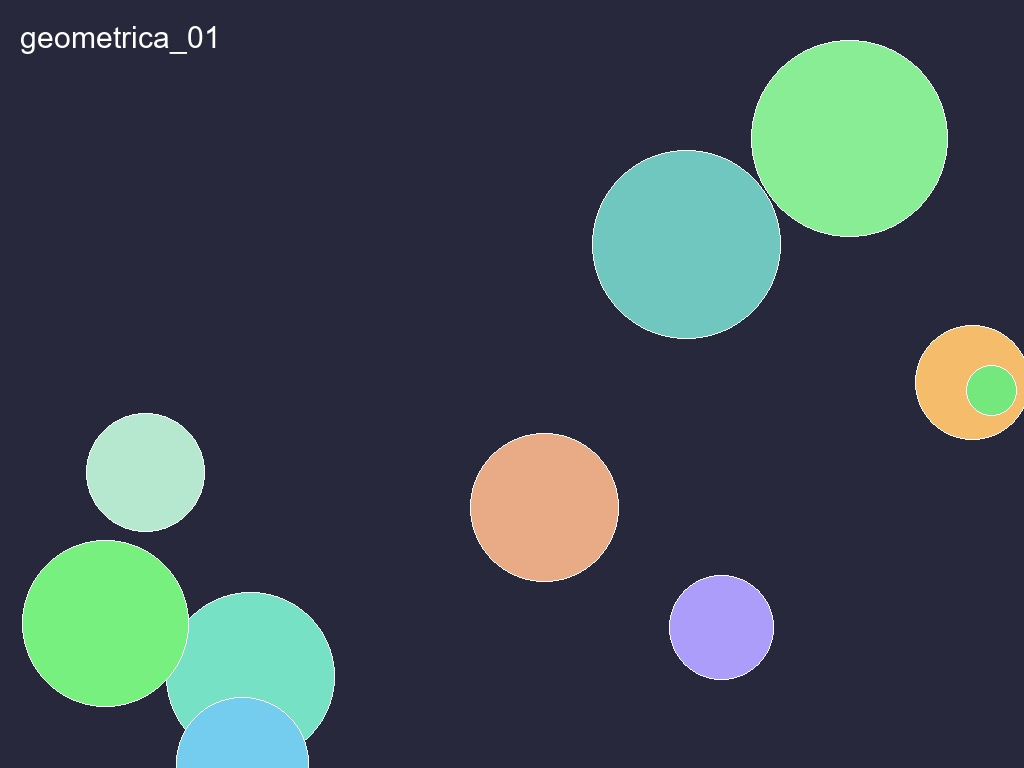
#> input picture Programación de servicios y procesos/001-Programación multiproceso/101-Actividad Final EVAL/input_images/geometrica_01.jpg, 1024 x 768 px; its folder holds 4 pictures in this run; the run also reads 2 pictures not shown here
$ python procesador.py
#> lines starting #> are read from the running program, lines starting #| are printed output that depends on the picture
### Programación de servicios y procesos/001-Programación multiproceso/101-Actividad Final EVAL/backend/filtros.py
"""
Módulo de filtros para procesamiento de imágenes
Implementa diversos filtros aplicables a imágenes usando PIL/Pillow
"""

from PIL import Image, ImageFilter, ImageEnhance
import os

class FiltrosImagen:
    """
    Clase que contiene todos los filtros disponibles para aplicar a las imágenes
    Cada método es un filtro diferente que puede ser aplicado de forma paralela
    """

    @staticmethod
    def invertir_colores(imagen):
        """
        Invierte los colores de la imagen (negativo)

        Args:
            imagen: Objeto PIL Image

        Returns:
            Imagen con colores invertidos
        """
        pixels = imagen.load()
        width, height = imagen.size

        for x in range(width):
            for y in range(height):
                pixel = imagen.getpixel((x, y))
                if isinstance(pixel, tuple) and len(pixel) >= 3:
                    pixels[x, y] = (255 - pixel[0], 255 - pixel[1], 255 - pixel[2])

        return imagen

    @staticmethod
    def escala_grises(imagen):
        """
        Convierte la imagen a escala de grises

        Args:
            imagen: Objeto PIL Image

        Returns:
            Imagen en escala de grises
        """
        return imagen.convert('L').convert('RGB')

    @staticmethod
    def blur(imagen, radio=5):
        """
        Aplica efecto de desenfoque (blur) a la imagen

        Args:
            imagen: Objeto PIL Image
            radio: Intensidad del blur (default: 5)

        Returns:
            Imagen con efecto blur
        """
        return imagen.filter(ImageFilter.GaussianBlur(radius=radio))

    # [44 lines left out: functions nitidez, brillo, contraste, not called in this run]

    @staticmethod
    def sepia(imagen):
        """
        Aplica un filtro sepia vintage a la imagen

        Args:
            imagen: Objeto PIL Image

        Returns:
            Imagen con efecto sepia
        """
        pixels = imagen.load()
        width, height = imagen.size

        for x in range(width):
            for y in range(height):
                pixel = imagen.getpixel((x, y))
                if isinstance(pixel, tuple) and len(pixel) >= 3:
                    r, g, b = pixel[0], pixel[1], pixel[2]

                    # Fórmula sepia
                    tr = int(0.393 * r + 0.769 * g + 0.189 * b)
                    tg = int(0.349 * r + 0.686 * g + 0.168 * b)
                    tb = int(0.272 * r + 0.534 * g + 0.131 * b)

                    # Asegurar que los valores estén en el rango 0-255
                    pixels[x, y] = (min(255, tr), min(255, tg), min(255, tb))

        return imagen

    # [100 lines left out: functions detectar_bordes, relieve, posterizar, redimensionar, marca_agua, not called in this run]

    @staticmethod
    def obtener_filtros_disponibles():
        """
        Retorna un diccionario con todos los filtros disponibles

        Returns:
            Dict con nombre del filtro y su función
        """
        return {
            'invertir': FiltrosImagen.invertir_colores,
            'grises': FiltrosImagen.escala_grises,
            'blur': FiltrosImagen.blur,
            'nitidez': FiltrosImagen.nitidez,
            'brillo': FiltrosImagen.brillo,
            'contraste': FiltrosImagen.contraste,
            'sepia': FiltrosImagen.sepia,
            'bordes': FiltrosImagen.detectar_bordes,
            'relieve': FiltrosImagen.relieve,
            'posterizar': FiltrosImagen.posterizar,
            'redimensionar': FiltrosImagen.redimensionar,
            'marca_agua': FiltrosImagen.marca_agua
        }


def aplicar_filtro(ruta_entrada, ruta_salida, nombre_filtro, parametros=None):
    """
    Aplica un filtro específico a una imagen
    Función independiente para ser usada en procesamiento paralelo

    Args:
        ruta_entrada: Ruta de la imagen de entrada
        ruta_salida: Ruta donde guardar la imagen procesada
        nombre_filtro: Nombre del filtro a aplicar
        parametros: Parámetros adicionales para el filtro (opcional)

    Returns:
        True si se procesó correctamente, False en caso contrario
    """
    try:
        # Cargar imagen
        imagen = Image.open(ruta_entrada)

        # Obtener el filtro
        filtros = FiltrosImagen.obtener_filtros_disponibles()

        if nombre_filtro not in filtros:
            print(f"Filtro '{nombre_filtro}' no encontrado")
            return False

        filtro = filtros[nombre_filtro]

        # Aplicar filtro
        if parametros:
            imagen_procesada = filtro(imagen.copy(), **parametros)
        else:
            imagen_procesada = filtro(imagen.copy())

        # Guardar resultado
        imagen_procesada.save(ruta_salida)

        return True

    except Exception as e:
        print(f"Error al procesar {ruta_entrada}: {str(e)}")
        return False

### Programación de servicios y procesos/001-Programación multiproceso/101-Actividad Final EVAL/backend/procesador.py
"""
Procesador de imágenes multinúcleo
Distribuye el procesamiento de múltiples imágenes entre los núcleos disponibles
usando threading y multiprocessing
"""

import os
import time
import threading
import multiprocessing
from pathlib import Path
from concurrent.futures import ThreadPoolExecutor, ProcessPoolExecutor, as_completed
from filtros import aplicar_filtro, FiltrosImagen


class ProcesadorImagenes:
    """
    Clase principal para procesar múltiples imágenes en paralelo
    Utiliza threading y multiprocessing para maximizar el uso de CPU
    """

    def __init__(self, callback_progreso=None):
        """
        Inicializa el procesador

        Args:
            callback_progreso: Función callback para reportar progreso (opcional)
        """
        self.num_nucleos = multiprocessing.cpu_count()
        self.callback_progreso = callback_progreso
        self.lock = threading.Lock()
        self.imagenes_procesadas = 0
        self.total_imagenes = 0
        self.tiempo_inicio = 0
        self.estadisticas = {
            'exitosas': 0,
            'fallidas': 0,
            'tiempo_total': 0,
            'nucleos_usados': self.num_nucleos
        }

    def _reportar_progreso(self, imagen, estado, mensaje=""):
        """
        Reporta el progreso del procesamiento

        Args:
            imagen: Nombre de la imagen procesada
            estado: Estado del procesamiento ('procesando', 'completado', 'error')
            mensaje: Mensaje adicional
        """
        with self.lock:
            if estado == 'completado':
                self.imagenes_procesadas += 1
                self.estadisticas['exitosas'] += 1
            elif estado == 'error':
                self.imagenes_procesadas += 1
                self.estadisticas['fallidas'] += 1

            porcentaje = (self.imagenes_procesadas / self.total_imagenes * 100) if self.total_imagenes > 0 else 0
            tiempo_transcurrido = time.time() - self.tiempo_inicio

            info = {
                'imagen': imagen,
                'estado': estado,
                'mensaje': mensaje,
                'procesadas': self.imagenes_procesadas,
                'total': self.total_imagenes,
                'porcentaje': round(porcentaje, 2),
                'tiempo_transcurrido': round(tiempo_transcurrido, 2),
                'nucleos': self.num_nucleos
            }

            if self.callback_progreso:
                self.callback_progreso(info)

    # [57 lines left out: function procesar_con_threads, not called in this run]

    def procesar_con_procesos(self, imagenes, filtro, directorio_salida, max_workers=None):
        """
        Procesa imágenes usando ProcessPoolExecutor
        Ideal para operaciones CPU bound (mejor rendimiento)

        Args:
            imagenes: Lista de rutas de imágenes a procesar
            filtro: Nombre del filtro a aplicar
            directorio_salida: Directorio donde guardar las imágenes procesadas
            max_workers: Número máximo de procesos (default: núcleos)

        Returns:
            Estadísticas del procesamiento
        """
#> called with filtro = 'blur', directorio_salida = '../output_images'
        if max_workers is None:
            max_workers = self.num_nucleos

        self.total_imagenes = len(imagenes)
        self.imagenes_procesadas = 0
        self.tiempo_inicio = time.time()

        print(f"\n🚀 Iniciando procesamiento con PROCESOS PARALELOS")
        print(f"📊 Núcleos disponibles: {self.num_nucleos}")
        print(f"🔧 Workers (procesos): {max_workers}")
        print(f"📁 Imágenes a procesar: {self.total_imagenes}")
        print(f"🎨 Filtro: {filtro}\n")

        # Crear directorio de salida si no existe
        Path(directorio_salida).mkdir(parents=True, exist_ok=True)

        # Preparar tareas
        tareas = []
        for ruta_imagen in imagenes:
            nombre_archivo = os.path.basename(ruta_imagen)
            nombre_sin_ext, ext = os.path.splitext(nombre_archivo)
            nombre_salida = f"{nombre_sin_ext}_{filtro}{ext}"
            ruta_salida = os.path.join(directorio_salida, nombre_salida)

            tareas.append((ruta_imagen, ruta_salida, filtro))

        with ProcessPoolExecutor(max_workers=max_workers) as executor:
            futuros = []

            for tarea in tareas:
                futuro = executor.submit(aplicar_filtro, *tarea)
                futuros.append((futuro, tarea[0]))
#> this loop made 4 passes
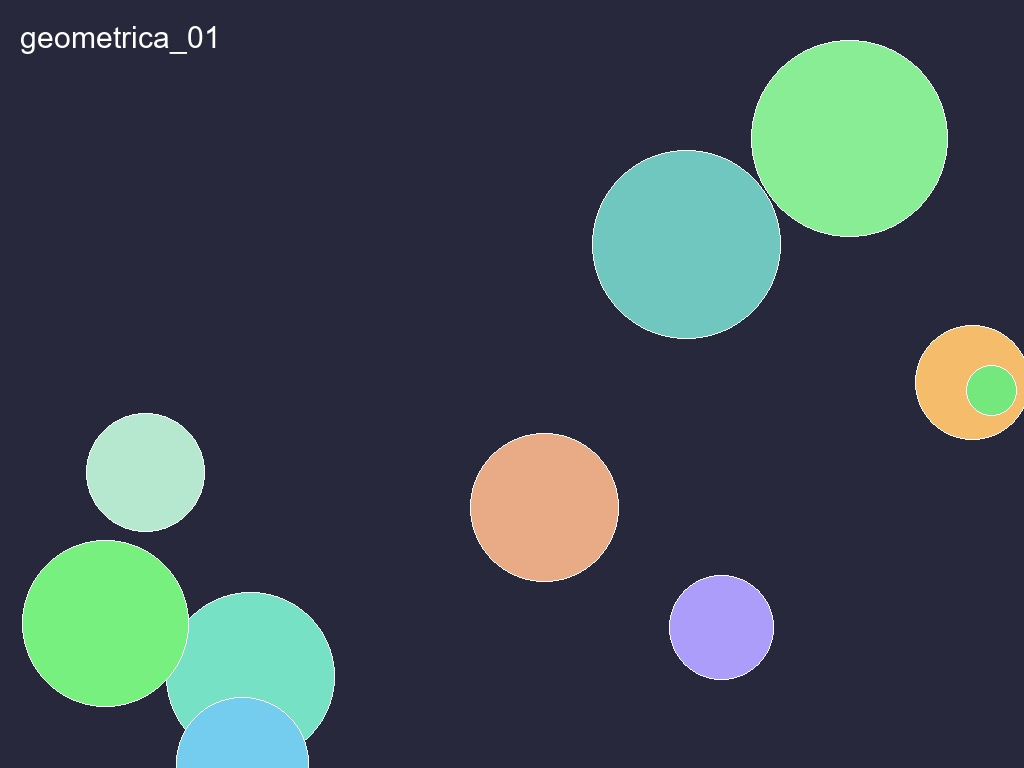
#> input picture Programación de servicios y procesos/001-Programación multiproceso/101-Actividad Final EVAL/input_images/geometrica_01.jpg, 1024 x 768 px
#> pass 1, in aplicar_filtro, `imagen_procesada = filtro(imagen.copy())`:
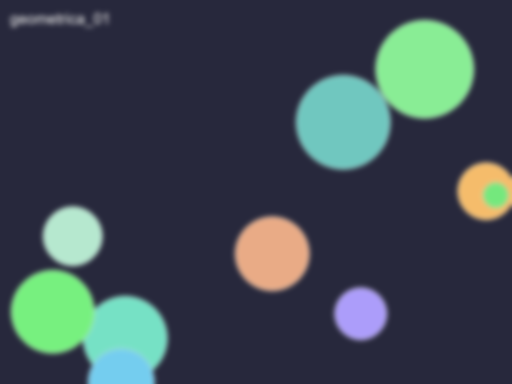
#> imagen_procesada: PIL image 1024x768 RGB (shown at 1/2 size); mean R, G, B 60.9, 73.7, 81.6
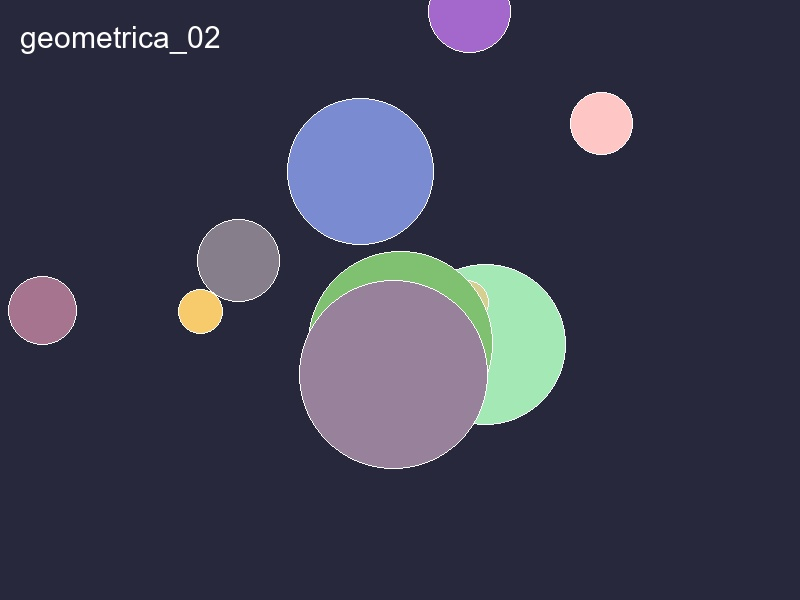
#> input picture Programación de servicios y procesos/001-Programación multiproceso/101-Actividad Final EVAL/input_images/geometrica_02.jpg, 800 x 600 px
#> pass 3, in aplicar_filtro (call 3), `imagen = Image.open(ruta_entrada)`:
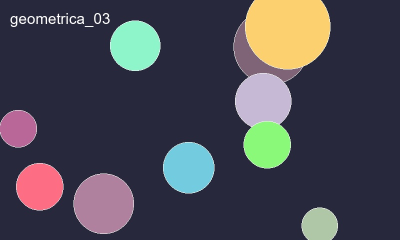
#> imagen: PIL image 800x480 RGB (shown at 1/2 size); mean R, G, B 72.9, 72.2, 82.3

            # Esperar y reportar progreso
            for futuro, ruta_imagen in futuros:
                nombre_archivo = os.path.basename(ruta_imagen)
                try:
                    resultado = futuro.result()
                    if resultado:
                        self._reportar_progreso(nombre_archivo, 'completado', 'Procesado exitosamente')
                    else:
                        self._reportar_progreso(nombre_archivo, 'error', 'Error al procesar')
                except Exception as e:
                    self._reportar_progreso(nombre_archivo, 'error', str(e))

        self.estadisticas['tiempo_total'] = time.time() - self.tiempo_inicio
        return self.estadisticas

    # [24 lines left out: function _procesar_imagen_individual, not called in this run]

    def procesar_batch(self, imagenes, filtros, directorio_salida, modo='procesos'):
        """
        Procesa un batch de imágenes aplicando múltiples filtros

        Args:
            imagenes: Lista de rutas de imágenes
            filtros: Lista de filtros a aplicar
            directorio_salida: Directorio de salida
            modo: 'threads' o 'procesos' (default: 'procesos')

        Returns:
            Lista de estadísticas para cada filtro
        """
#> called with directorio_salida = '../output_images', modo = 'procesos'
        resultados = []

        for filtro in filtros:
            print(f"\n{'='*60}")
            print(f"Aplicando filtro: {filtro.upper()}")
            print(f"{'='*60}")

            directorio_filtro = os.path.join(directorio_salida, filtro)

            if modo == 'threads':
                stats = self.procesar_con_threads(imagenes, filtro, directorio_filtro)
            else:
                stats = self.procesar_con_procesos(imagenes, filtro, directorio_filtro)

            stats['filtro'] = filtro
            resultados.append(stats)

            # Reiniciar estadísticas para el siguiente filtro
            self.estadisticas = {
                'exitosas': 0,
                'fallidas': 0,
                'tiempo_total': 0,
                'nucleos_usados': self.num_nucleos
            }
#> this loop made 3 passes
#> pass 1, in aplicar_filtro (call 5), `imagen_procesada = filtro(imagen.copy())`:
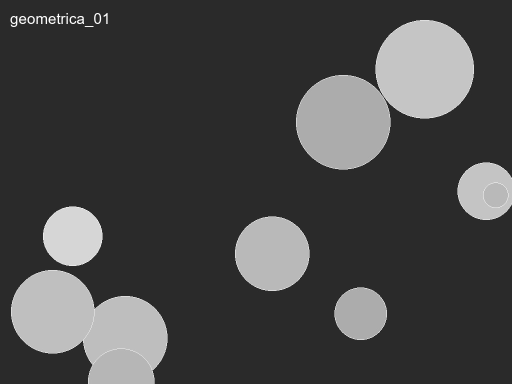
#> imagen_procesada: PIL image 1024x768 RGB (shown at 1/2 size); min 34, max 255, mean 70.8
#> pass 1, in aplicar_filtro (call 6), `imagen_procesada = filtro(imagen.copy())`:
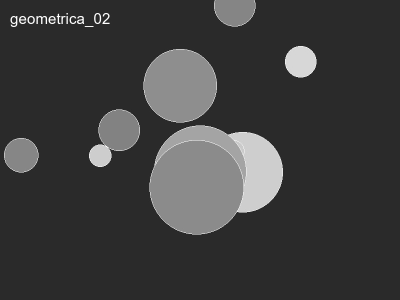
#> imagen_procesada: PIL image 800x600 RGB (shown at 1/2 size); min 35, max 255, mean 61.2
#> pass 1, in aplicar_filtro (call 7), `imagen_procesada = filtro(imagen.copy())`:
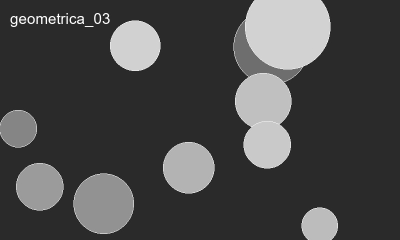
#> imagen_procesada: PIL image 800x480 RGB (shown at 1/2 size); min 35, max 255, mean 73.5
#> pass 2, in aplicar_filtro (call 8), `imagen_procesada = filtro(imagen.copy())`:
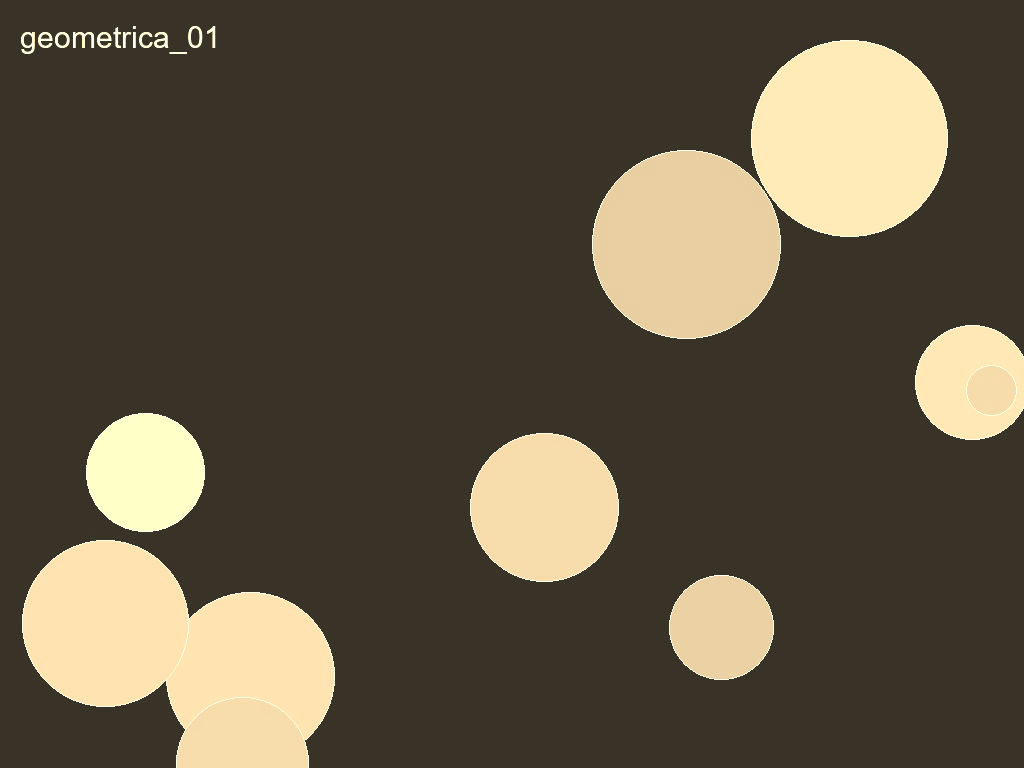
#> imagen_procesada: PIL image 1024x768 RGB; mean R, G, B 94.3, 85.1, 65.9

        return resultados

    # [53 lines left out: function comparar_rendimiento, not called in this run]


def obtener_imagenes_directorio(directorio, extensiones=None):
    """
    Obtiene todas las imágenes de un directorio

    Args:
        directorio: Ruta del directorio
        extensiones: Lista de extensiones permitidas (default: jpg, jpeg, png, bmp, gif)

    Returns:
        Lista de rutas de imágenes
    """
    if extensiones is None:
        extensiones = ['.jpg', '.jpeg', '.png', '.bmp', '.gif', '.tiff']

    imagenes = []

    if not os.path.exists(directorio):
        print(f"⚠️  El directorio {directorio} no existe")
        return imagenes

    for archivo in os.listdir(directorio):
        ext = os.path.splitext(archivo)[1].lower()
        if ext in extensiones:
            ruta_completa = os.path.join(directorio, archivo)
            imagenes.append(ruta_completa)

    return imagenes


# Función de callback de ejemplo
def callback_ejemplo(info):
    """
    Función de callback de ejemplo para mostrar progreso
    """
    print(f"[{info['porcentaje']:.1f}%] {info['imagen']} - {info['estado']} - {info['mensaje']}")


if __name__ == "__main__":
    """
    Script principal para ejecutar el procesador de imágenes
    """
    # Configuración
    DIR_ENTRADA = "../input_images"
    DIR_SALIDA = "../output_images"

    # Crear procesador
    procesador = ProcesadorImagenes(callback_progreso=callback_ejemplo)

    # Obtener imágenes
    imagenes = obtener_imagenes_directorio(DIR_ENTRADA)

    if not imagenes:
        print("⚠️  No se encontraron imágenes en el directorio de entrada")
        print(f"📁 Coloca imágenes en: {os.path.abspath(DIR_ENTRADA)}")
    else:
        print(f"\n✅ Se encontraron {len(imagenes)} imágenes")

        # Ejemplo 1: Procesar con un filtro usando procesos
        print("\n" + "="*60)
        print("EJEMPLO 1: Procesamiento con procesos paralelos")
        print("="*60)
        stats = procesador.procesar_con_procesos(imagenes, 'blur', DIR_SALIDA)

        print("\n📊 ESTADÍSTICAS FINALES:")
        print(f"✅ Exitosas: {stats['exitosas']}")
        print(f"❌ Fallidas: {stats['fallidas']}")
        print(f"⏱️  Tiempo total: {stats['tiempo_total']:.2f} segundos")
        print(f"⚡ Imágenes/segundo: {stats['exitosas']/stats['tiempo_total']:.2f}")

        # Ejemplo 2: Procesar múltiples filtros
        if len(imagenes) >= 3:
            print("\n" + "="*60)
            print("EJEMPLO 2: Batch con múltiples filtros")
            print("="*60)

            # Reiniciar estadísticas
            procesador.estadisticas = {
                'exitosas': 0,
                'fallidas': 0,
                'tiempo_total': 0,
                'nucleos_usados': procesador.num_nucleos
            }

            filtros = ['grises', 'sepia', 'invertir']
            resultados = procesador.procesar_batch(imagenes[:3], filtros, DIR_SALIDA)

            print("\n📊 RESUMEN FINAL:")
            for resultado in resultados:
                print(f"\n🎨 Filtro: {resultado['filtro']}")
                print(f"   ⏱️  Tiempo: {resultado['tiempo_total']:.2f}s")
                print(f"   ✅ Exitosas: {resultado['exitosas']}")
